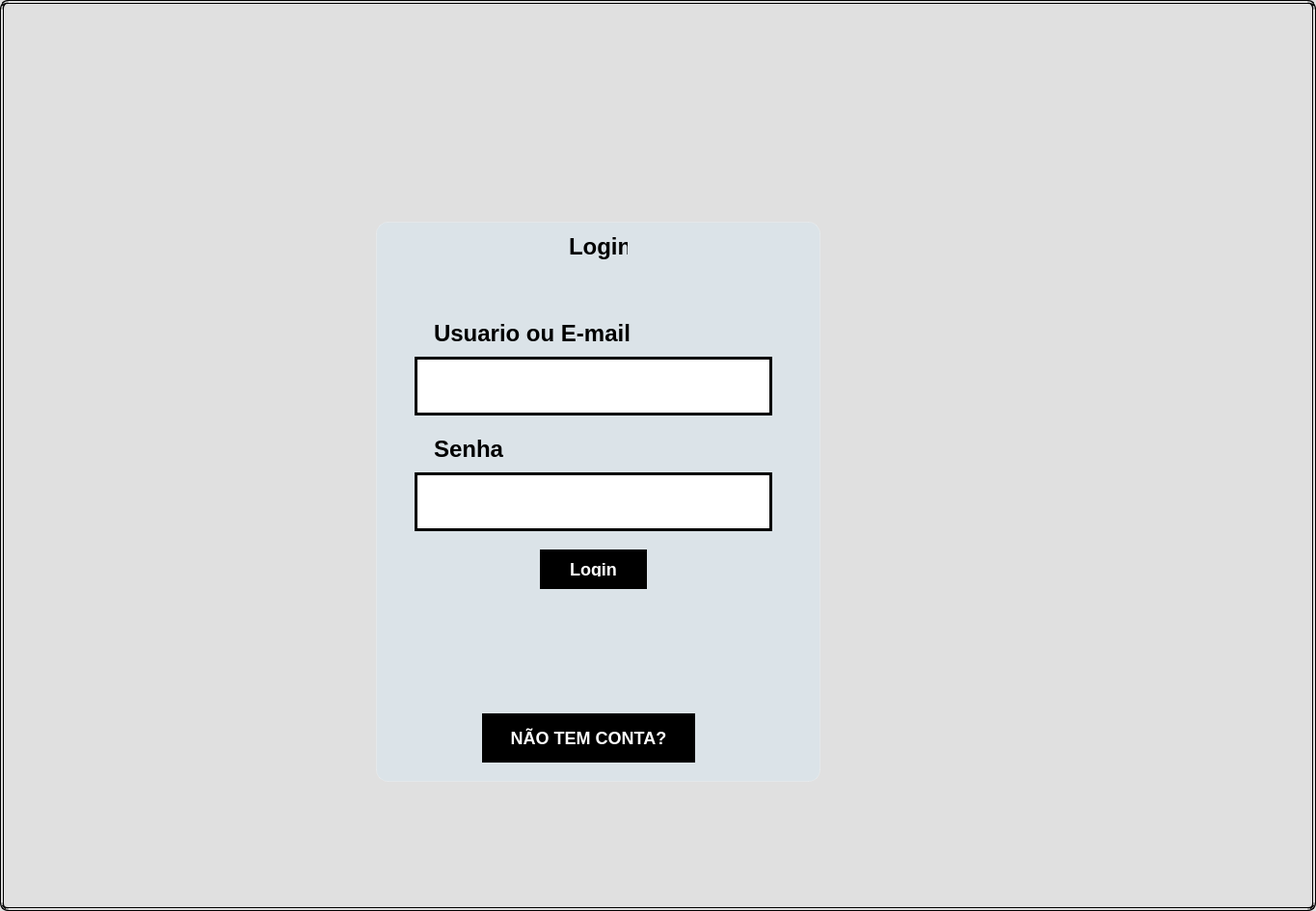
<?xml version="1.0" encoding="UTF-8"?>
<ui version="4.0">
 <class>Form</class>
 <widget class="QWidget" name="Form">
  <property name="geometry">
   <rect>
    <x>0</x>
    <y>0</y>
    <width>1365</width>
    <height>945</height>
   </rect>
  </property>
  <property name="windowTitle">
   <string>Form</string>
  </property>
  <property name="styleSheet">
   <string notr="true">/* Container principal do formulário */
QWidget#Form {
    background-color: #e0e0e0; /* Fundo cinza para contrastar com o fundo geral do app */
    background-image: url(:/images/FUNDO_ADM_LOGIN.png);
    background-repeat: no-repeat;
    background-position: center;
    border: 4px double #000000; 
    border-radius: 8px;
    padding: 15px;
}

/* Títulos e Textos fixos */
QLabel {
    font-size: 24px; 
    color: #000000; 
    font-weight: bold;
    font-family: &quot;Impact&quot;, &quot;Arial Black&quot;, sans-serif;
    background-color: transparent; /* Mantém o texto limpo sobre o fundo */
}

/* Campos de entrada de texto (Linha Única) */
QLineEdit {
    background-color: #ffffff; /* Fundo branco para dar alto contraste com o texto */
    color: #000000; 
    font-size: 20px; 
    font-weight: bold;
    border: 3px solid #000000; /* Linha de nanquim grossa */
    border-radius: 0px; 
    padding: 8px;
    cursor: ibeam;
}

QLineEdit:hover {
    background-color: #808080; /* MUDOU: O fundo do campo fica cinza escuro ao passar o mouse */
    color: #ffffff; /* Texto inverte para branco para manter a leitura */
    border: 3px solid #000000; 
}

QLineEdit:focus {
    background-color: #ffffff;
    color: #000000;
    border: 5px solid #000000; /* Borda engrossa simulando traço forte de ação */
}

/* Campos de entrada de texto (Multilinha) */
QTextEdit {
    background-color: #ffffff; /* Fundo branco */
    color: #000000; 
    font-size: 18px; 
    border: 3px solid #000000;
    border-radius: 0px;
    padding: 10px;
    cursor: ibeam;
}

QTextEdit:hover {
    background-color: #808080; /* MUDOU: Fundo cinza escuro no hover */
    color: #ffffff;
    border: 3px solid #000000;
}

QTextEdit:focus {
    background-color: #ffffff;
    color: #000000;
    border: 5px solid #000000;
}

/* Botões de Ação estilo Onomatopeia */
QPushButton {
    background-color: #000000; /* Fundo totalmente preto */
    color: #ffffff; 
    font-size: 18px; 
    font-weight: bold;
    text-transform: uppercase; 
    border: 3px solid #000000;
    border-radius: 0px;
    padding: 10px 20px;
    cursor: pointinghand;
}

QPushButton:hover {
    background-color: #ffffff; /* MUDOU: Inverte o background para branco */
    color: #000000;
    border: 3px solid #000000;
}

QPushButton:pressed {
    background-color: #808080; /* MUDOU: Fundo cinza médio no clique (sombra de pressão) */
    color: #ffffff;
    border: 3px solid #000000;
}

QFrame#painel {
    background-color: rgba(218, 228, 235, 190);
    border: 1px solid rgba(255, 255, 255, 50);
    border-radius: 12px;
}</string>
  </property>
  <widget class="QLabel" name="label">
   <property name="geometry">
    <rect>
     <x>450</x>
     <y>330</y>
     <width>291</width>
     <height>31</height>
    </rect>
   </property>
   <property name="text">
    <string>Usuario ou E-mail</string>
   </property>
  </widget>
  <widget class="QLineEdit" name="txt_usuario_email">
   <property name="geometry">
    <rect>
     <x>430</x>
     <y>370</y>
     <width>371</width>
     <height>61</height>
    </rect>
   </property>
   <property name="text">
    <string/>
   </property>
  </widget>
  <widget class="QFrame" name="painel">
   <property name="geometry">
    <rect>
     <x>390</x>
     <y>230</y>
     <width>461</width>
     <height>581</height>
    </rect>
   </property>
   <property name="frameShape">
    <enum>QFrame::StyledPanel</enum>
   </property>
   <property name="frameShadow">
    <enum>QFrame::Raised</enum>
   </property>
   <widget class="QPushButton" name="btn_cadastro">
    <property name="geometry">
     <rect>
      <x>110</x>
      <y>510</y>
      <width>221</width>
      <height>51</height>
     </rect>
    </property>
    <property name="text">
     <string>NÃO TEM CONTA?</string>
    </property>
   </widget>
   <widget class="QPushButton" name="btn_entrar">
    <property name="geometry">
     <rect>
      <x>170</x>
      <y>340</y>
      <width>111</width>
      <height>41</height>
     </rect>
    </property>
    <property name="text">
     <string>Login</string>
    </property>
   </widget>
   <widget class="QLabel" name="label_4">
    <property name="geometry">
     <rect>
      <x>200</x>
      <y>10</y>
      <width>61</width>
      <height>31</height>
     </rect>
    </property>
    <property name="text">
     <string>Login</string>
    </property>
   </widget>
   <widget class="QLineEdit" name="txt_senha">
    <property name="geometry">
     <rect>
      <x>40</x>
      <y>260</y>
      <width>371</width>
      <height>61</height>
     </rect>
    </property>
    <property name="text">
     <string/>
    </property>
   </widget>
   <widget class="QLabel" name="label_3">
    <property name="geometry">
     <rect>
      <x>60</x>
      <y>220</y>
      <width>291</width>
      <height>31</height>
     </rect>
    </property>
    <property name="text">
     <string>Senha</string>
    </property>
   </widget>
  </widget>
  <zorder>painel</zorder>
  <zorder>label</zorder>
  <zorder>txt_usuario_email</zorder>
 </widget>
 <resources>
  <include location="recursos.qrc"/>
 </resources>
 <connections/>
</ui>
